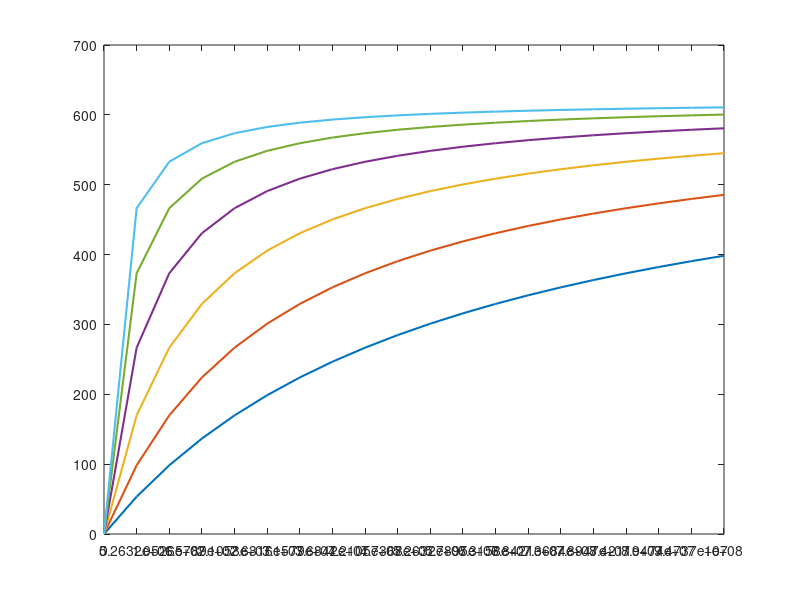
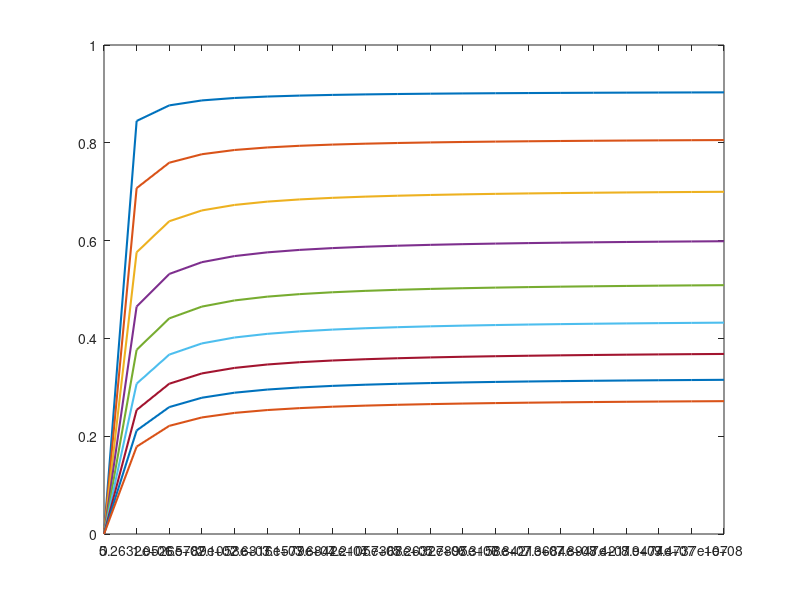

Recreate these plots in MATLAB, in order.
%% find out the approximate internal glucose level
% and appropriate value for KMglu

% the glucose gradient in one column fitting
% exglu = [56000000;28000000;14000000;7000000;3500000;1750000;875000;0];
exglu = linspace(0,10^8,20);    % test a broader range of glucose titration
kglu = 4350;    % parameter value from literature
dsugar = 7;

KM = 5.6*10^7;

figure
drawnow
for KMglu = KM * 0.5 .^ [0:1:5]     % try out a series of KMglu values
    inglu = kglu .* exglu ./ (exglu + KMglu) / dsugar;      % Michaelis Menten formula
    plot(exglu, inglu, 'LineWidth', 1.5)
    hold all
    pause(0.5)
end
set(gca, 'XTick', fliplr(exglu'))   % so that the value is increasing

% KMglu = 7*10^6;

%% decide appropriate value for KRs
nRs = 2;

figure
drawnow
for KRs = [200:100:1000]
    % the repression state mig1 fraction of total mig1
    Mig1s_frac = inglu .^ nRs ./ (KRs^nRs + inglu .^ nRs);

    plot(exglu, Mig1s_frac, 'LineWidth', 1.5)
    hold all
    pause(0.5)
end
set(gca, 'XTick', fliplr(exglu'))

% KRs = 300

%% glucose and galactose flux through GAL2
% the experiment setup for glucose gradient
exglu = [56000000;28000000;14000000;7000000;3500000;1750000;875000;0];
exgal = 28000000;

G2 = 1500;  % approximate level of GAL2
kG2 = 1;    % the scaling factor of GAL2 level

rG2 = 1;          % see 'The molecular genetics of hexose transport in yeasts'
KGglu = 2*10^6;   % Maier A, et al. (2002) 
KGgal = rG2*KGglu;  % Characteristics of Galactose Transport in Saccharomyces cerevisiae
                    % Cells and Reconstituted Lipid Vesicles
                    
glu_G2 = (kG2 * G2 .* exglu ./(1/rG2 * exgal + exglu + KGglu)) /7;  % dsugar = 7
gal_G2 = (kG2 * G2 * exgal ./(rG2 * exglu + exgal + KGgal)) /7;     % steady state sugar uptake through G2

%% glucose and galactose flux through HXT
kHXT = 4350;    % the maximum sugar uptake rate of HXT

rHXT = 200;     
KHXTglu = 7.5*10^6;
KHXTgal = rHXT*KHXTglu;

glu_hxt = (kHXT .* exglu ./(1/rHXT * exgal + exglu + KHXTglu)) /7;  % dsugar = 7
gal_hxt = (kHXT * exgal ./(rHXT * exglu + exgal + KHXTgal)) /7;     % steday state sugar uptake through HXT

% the complete expression of steady state intracellular sugar level
dglu = (kG2 * G2 .* exglu ./(1/rG2 * exgal + exglu + KGglu) + kHXT .* exglu ./(1/rHXT * exgal + exglu + KHXTglu)) /7;
dgal = (kG2 * G2 * exgal ./(rG2 .* exglu + exgal + KGgal) + kHXT * exgal ./(rHXT * exglu + exgal + KHXTgal)) /7;

